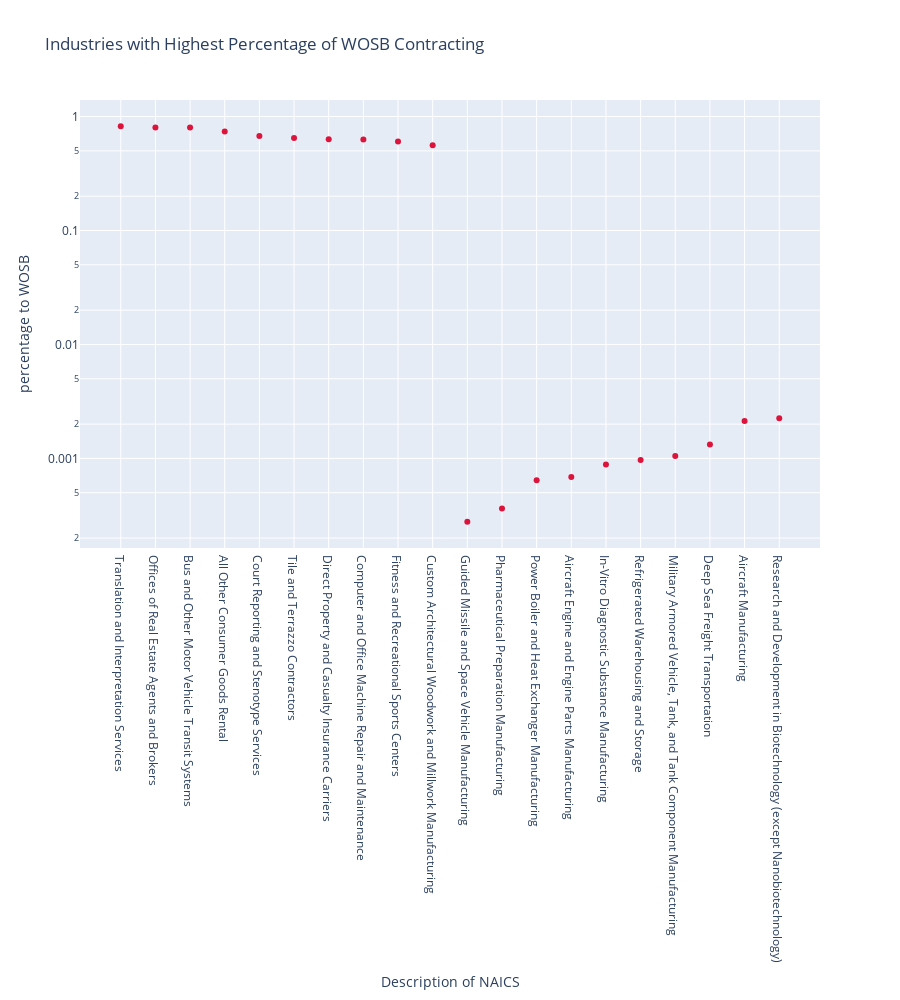

Notebook code cell kept with this figure:
### Code cell
fig5 = px.scatter(graph, x='Description of NAICS', y="percentage to WOSB", \
              title='Industries with Highest Percentage of WOSB Contracting',\
              labels = {"Principal Place of Performance State Code":"State (Abbr.)","Statewide Percentage of Total Contracted Dollars":"Contracted Dollars (%)"}, color_discrete_sequence=['crimson'],log_y = True,height = 1000)
fig5.show()

### Figure 1 — Plotly figure (JSON) as saved in the notebook; plotly's stock layout.template omitted (floating-point values rounded to 4 significant figures)
{"data": [{"hovertemplate": "Description of NAICS=%{x}<br>percentage to WOSB=%{y}<extra></extra>", "legendgroup": "", "marker": {"color": "crimson", "symbol": "circle"}, "mode": "markers", "name": "", "orientation": "v", "showlegend": false, "type": "scatter", "x": ["Translation and Interpretation Services", "Offices of Real Estate Agents and Brokers", "Bus and Other Motor Vehicle Transit Systems", "All Other Consumer Goods Rental", "Court Reporting and Stenotype Services", "Tile and Terrazzo Contractors", "Direct Property and Casualty Insurance Carriers", "Computer and Office Machine Repair and Maintenance", "Fitness and Recreational Sports Centers", "Custom Architectural Woodwork and Millwork Manufacturing", "Guided Missile and Space Vehicle Manufacturing", "Pharmaceutical Preparation Manufacturing", "Power Boiler and Heat Exchanger Manufacturing", "Aircraft Engine and Engine Parts Manufacturing", "In-Vitro Diagnostic Substance Manufacturing", "Refrigerated Warehousing and Storage", "Military Armored Vehicle, Tank, and Tank Component Manufacturing", "Deep Sea Freight Transportation", "Aircraft Manufacturing", "Research and Development in Biotechnology (except Nanobiotechnology)"], "xaxis": "x", "y": [0.8239, 0.8029, 0.8011, 0.7412, 0.6754, 0.6484, 0.6318, 0.6291, 0.6041, 0.5599, 0.0002775, 0.0003633, 0.0006419, 0.0006875, 0.0008864, 0.0009673, 0.001048, 0.001323, 0.002126, 0.002252], "yaxis": "y"}], "layout": {"height": 1000, "legend": {"tracegroupgap": 0}, "title": {"text": "Industries with Highest Percentage of WOSB Contracting"}, "xaxis": {"anchor": "y", "domain": [0, 1], "title": {"text": "Description of NAICS"}}, "yaxis": {"anchor": "x", "domain": [0, 1], "title": {"text": "percentage to WOSB"}, "type": "log"}}}
